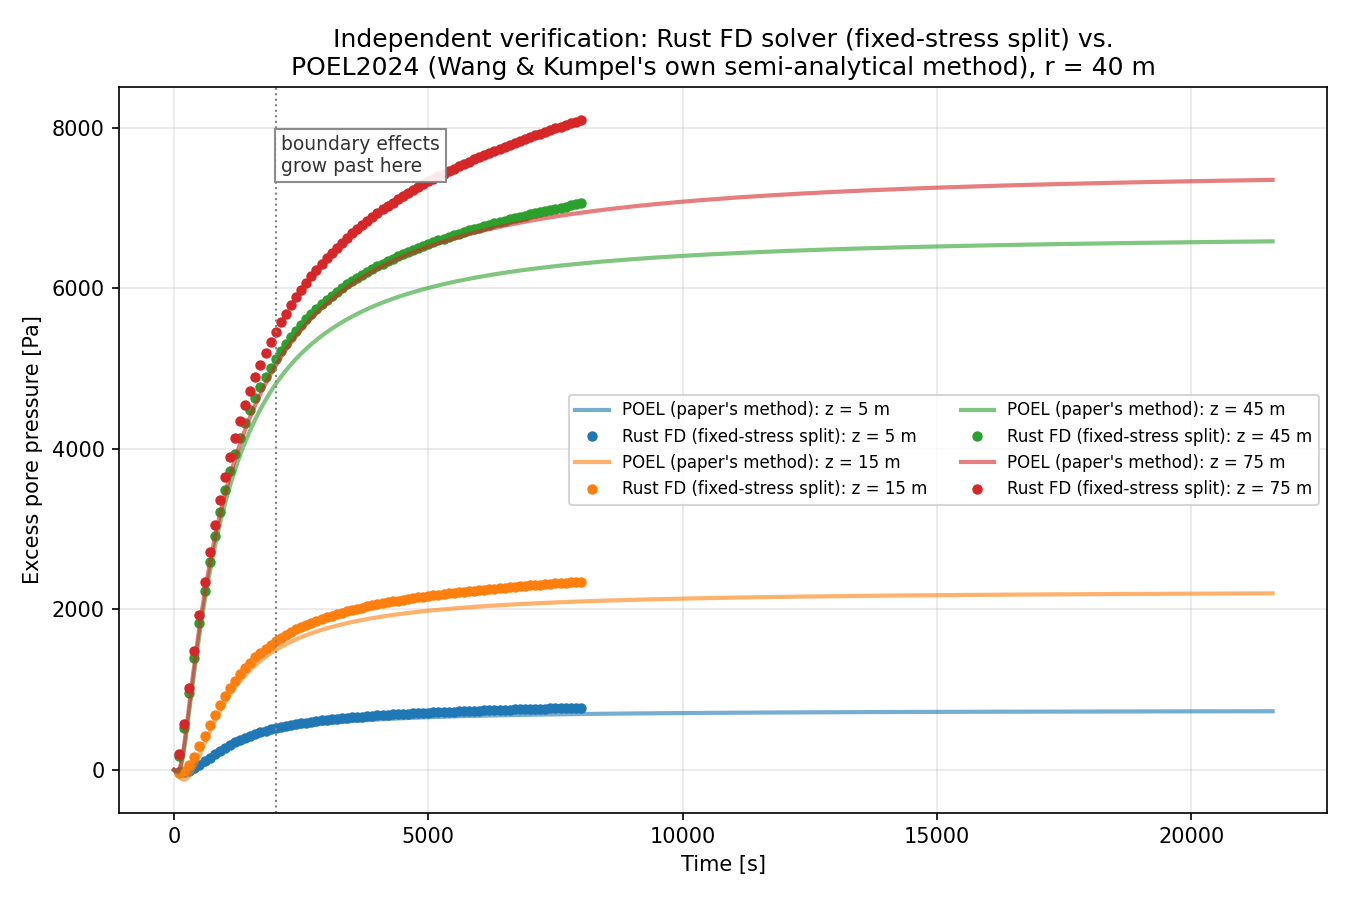

This figure's Python source:
import csv
import numpy as np
import matplotlib.pyplot as plt

t_rust, p_rust = [], {0: [], 1: [], 2: [], 3: []}
with open("rust_solver_wk2003.csv") as f:
    reader = csv.reader(f)
    next(reader)
    for row in reader:
        t_rust.append(float(row[0]))
        for i in range(4):
            p_rust[i].append(float(row[i + 1]))

poel = np.loadtxt("wk2003_pp.dat", skiprows=1)
t_poel, p_poel = poel[:, 0], poel[:, 1:5]

depths = ["z = 5 m", "z = 15 m", "z = 45 m", "z = 75 m"]
colors = ["#1f77b4", "#ff7f0e", "#2ca02c", "#d62728"]

fig, ax = plt.subplots(figsize=(9, 6))
for i, (label, c) in enumerate(zip(depths, colors)):
    ax.plot(t_poel, p_poel[:, i], "-", color=c, linewidth=2, alpha=0.6, label=f"POEL (paper's method): {label}")
    ax.plot(t_rust, p_rust[i], "o", color=c, markersize=4, label=f"Rust FD (fixed-stress split): {label}")

ax.axvline(2000, color="gray", linestyle=":", linewidth=1)
ax.text(2100, ax.get_ylim()[1] * 0.93, "boundary effects\ngrow past here", fontsize=9, color="#333333",
        va="top", ha="left", bbox=dict(facecolor="white", edgecolor="gray", alpha=0.9, pad=3))
ax.set_xlabel("Time [s]")
ax.set_ylabel("Excess pore pressure [Pa]")
ax.set_title(
    "Independent verification: Rust FD solver (fixed-stress split) vs.\n"
    "POEL2024 (Wang & Kumpel's own semi-analytical method), r = 40 m"
)
ax.legend(fontsize=8, ncol=2)
ax.grid(alpha=0.3)
fig.tight_layout()
fig.savefig("plot4_rust_vs_poel_fixed_stress.png", dpi=150)
print("wrote plot4_rust_vs_poel_fixed_stress.png")
